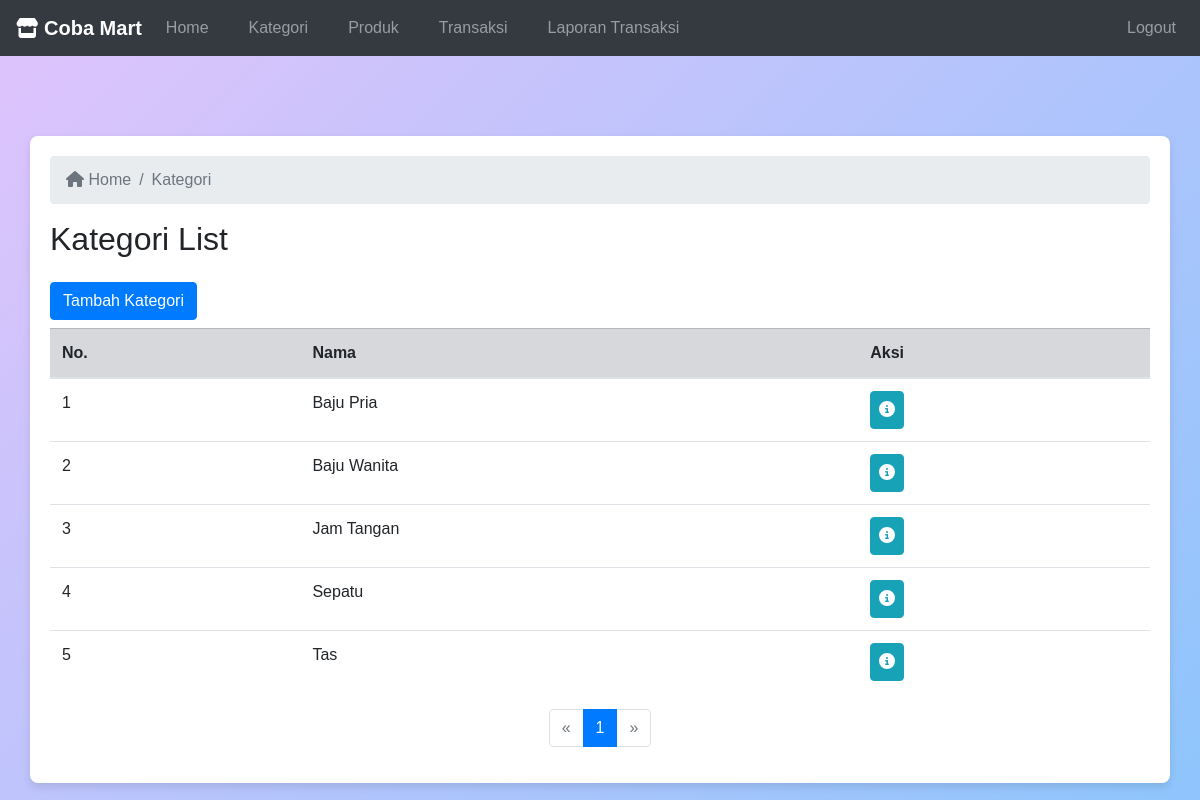
The page /kategori.php (signed in) on the database its author committed.
### tables this page shows
CREATE TABLE `kategori` (
  `id` int(11) NOT NULL,
  `nama` varchar(100) DEFAULT NULL
);

### kategori.php (the view, shortened to what this page needs)
<?php
require "../koneksi.php";
$halamanAktif = isset($_GET['page']) && is_numeric($_GET['page']) ? intval($_GET['page']) : 1;
$queryCount = mysqli_query($conn, "SELECT COUNT(*) AS total FROM kategori");
$countResult = mysqli_fetch_assoc($queryCount);
$countkategori = $countResult['total'] ?? 0;
$jumlahDataPerHalaman = 10;
$jumlahHalaman = ceil($countkategori / $jumlahDataPerHalaman);
$halamanAktif = max(1, min($halamanAktif, $jumlahHalaman));
$awalData = ($jumlahDataPerHalaman * $halamanAktif) - $jumlahDataPerHalaman;
$stmt = $conn->prepare("SELECT * FROM kategori LIMIT ?, ?");
$stmt->bind_param("ii", $awalData, $jumlahDataPerHalaman);
$stmt->execute();
$querykategoriNew = $stmt->get_result();
?>
<!DOCTYPE html>
<html lang="en">
<head>
    <link rel="stylesheet" href="../bootstrap-4.0.0-dist/css/bootstrap.min.css">
    <link rel="stylesheet" href="../fontawesome-free-6.6.0-web/css/all.min.css">
</head>
<body>
    <?php require "./navbar.php"; ?>
    <div class="container">
        <nav aria-label="breadcrumb">
            <ol class="breadcrumb">
                <li class="breadcrumb-item"><a href="../adminpanel/" class="text-decoration-none text-muted"><i class="fas fa-home"></i> Home</a></li>
                <li class="breadcrumb-item active" aria-current="page">Kategori</li>
            </ol>
        </nav>
        <div class="mt-3">
            <h2>Kategori List</h2>
            <a href="./tambah-kategori.php" class="btn btn-primary mt-3 mb-2">Tambah Kategori</a>
            <div class="table-responsive">
                <table class="table">
                    <thead class="table-secondary">
                        <tr>
                            <th>No.</th>
                            <th>Nama</th>
                            <th>Aksi</th>
                        </tr>
                    </thead>
                    <tbody>
                        <?php if ($countkategori < 1) : ?>
                            <tr>
                                <td colspan="3" class="text-center">Data kategori tidak tersedia</td>
                            </tr>
                        <?php else : ?>
                            <?php
                            $number = 1;
                            foreach ($querykategoriNew as $datakategori) :
                                $nomorKategori = ($halamanAktif - 1) * $jumlahDataPerHalaman + $number;
                            ?>
                                <tr>
                                    <td><?php echo $nomorKategori; ?></td>
                                    <td><?php echo htmlspecialchars($datakategori['nama'], ENT_QUOTES, 'UTF-8'); ?></td>
                                    <td>
                                    <a href="./kategori-detail.php?p=<?php echo $datakategori['id']; ?>" class="btn btn-info px-2" title="Detail"><i class="fa-solid fa-circle-info"></i></a>
                                    </td>
                                </tr>
                            <?php
                                $number++;
                            endforeach;
                            ?>
                        <?php endif; ?>
                    </tbody>
                </table>
            </div>
        </div>
        <?php if ($countkategori > 0) : ?>
            <nav aria-label="Page navigation">
                <ul class="pagination justify-content-center">
                    <li class="page-item <?php echo ($halamanAktif == 1) ? 'disabled' : ''; ?>">
                        <a class="page-link" href="./kategori.php?page=<?php echo $halamanAktif - 1; ?>" aria-label="Previous">
                            <span aria-hidden="true">&laquo;</span>
                        </a>
                    </li>
                    <?php for ($i = 1; $i <= $jumlahHalaman; $i++) : ?>
                        <li class="page-item <?php echo ($i == $halamanAktif) ? 'active' : ''; ?>">
                            <a class="page-link" href="./kategori.php?page=<?php echo $i; ?>"><?php echo $i; ?></a>
                        </li>
                    <?php endfor; ?>
                    <li class="page-item <?php echo ($halamanAktif == $jumlahHalaman) ? 'disabled' : ''; ?>">
                        <a class="page-link" href="./kategori.php?page=<?php echo $halamanAktif + 1; ?>" aria-label="Next">
                            <span aria-hidden="true">&raquo;</span>
                        </a>
                    </li>
                </ul>
            </nav>
        <?php endif; ?>
    </div>
</body>
</html>

### kategori.php (style rules this page uses)
body { display: flex; flex-direction: column; min-height: 100vh; margin: 0; font-family: Arial, sans-serif; background: linear-gradient(135deg, #e0c3fc 0%, #8ec5fc 100%); }
.container { background-color: #ffffff; padding: 20px; border-radius: 8px; box-shadow: 0 4px 8px rgba(0, 0, 0, 0.1); margin-top: 10vh; }

### rows shown on the page
kategori: nomorKategori "1", nama "Baju Pria"
kategori: nomorKategori "2", nama "Baju Wanita"
kategori: nomorKategori "3", nama "Jam Tangan"
kategori: nomorKategori "4", nama "Sepatu"
kategori: nomorKategori "5", nama "Tas"
